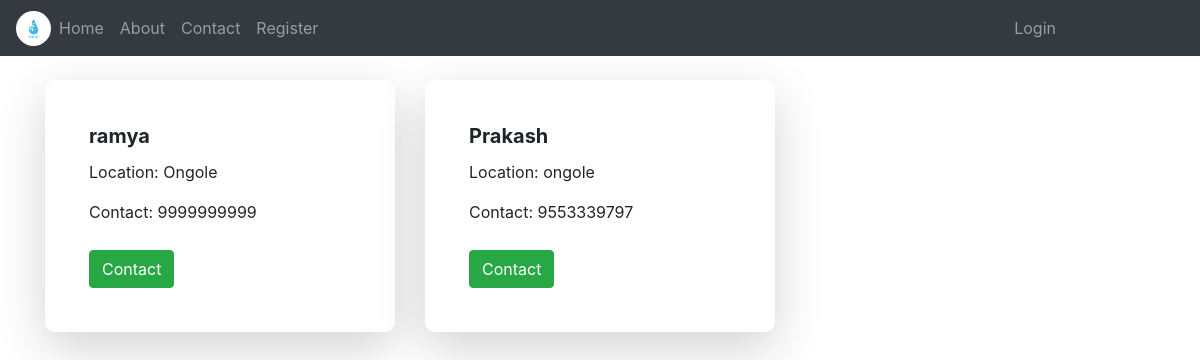
/merchantlist/, run on the app's committed database.
### NotesApp/models.py (models this page shows)
class User(AbstractUser):
	v = [
		('d','Select Your gender'),
		('M','Male'),
		('F','Female'),
	]
	p = [
		('G','Guest'),
		('T','Merchant'),
		('S','Customer'),
		('D','Doctor'),
	]
	gd = models.CharField(choices=v,default='d',max_length=5)
	mb = models.CharField(max_length=11)
	uq = models.CharField(max_length=10)
	role = models.CharField(choices=p,default='G',max_length=5)
	is_teacher = models.BooleanField(default=False)
	is_student = models.BooleanField(default=False)
	is_doctor = models.BooleanField(default=False)
	pfimg = models.ImageField(upload_to='Profiles/',default='demoprofile.png')

class TProfile(models.Model):
	branch = models.CharField(max_length=50)
	subjects = models.CharField(max_length=50)
	expr = models.IntegerField()
	designation = models.CharField(max_length=50)
	tch = models.OneToOneField(User,on_delete=models.CASCADE)

### NotesApp/views.py (the view)
# urls.py: path('merchantlist/', views.merchantList, name='mlist'),
def merchantList(request):
	c = User.objects.filter(is_teacher =1)
	details={}
	for i in c:
		print(i.id)
		t = TProfile.objects.filter(tch_id = i.id)
		print(t)
		details[i.id]= { "location": t[0].branch, "username":i.username, "contact": i.mb}
	return render(request, 'notehtmls/merchantlist.html', {'z': details })

### templates/notehtmls/merchantlist.html (shortened to what this page needs)
{% extends 'notehtmls/base.html' %} {% block title %}Merchant List{% endblock %} {% block content %}
<div class="container mt-4">
    <div class="row">
        {% for key, value in z.items %}
        <div class="col-md-4 mb-4">
            <div class="card shadow-lg">
                <div class="card-body">
                    <h4 class="card-title">{{ value.username }}</h4>
                    <p class="card-text">Location: {{ value.location }}</p>
                    <p class="card-text">Contact: {{ value.contact }}</p>
                    <a href="tel:{{ value.contact }}" class="btn btn-success contact-btn">Contact</a>
                </div>
            </div>
        </div>
        {% endfor %}
    </div>
</div>
{% endblock %}

### templates/notehtmls/merchantlist.html (style rules this page uses)
body { background-image: url('https://media.istockphoto.com/id/1297005736/photo/young-couple-villagers-with-milk-cans.jpg?s=612x612&w=0&k=20&c=Ga1IBi5reSc3hVu9V8ELa9sAyKxYcWxkRJRdrAj8vTA='); background-size: cover; background-repeat: no-repeat; background-attachment: fixed; }
.card { background-color: rgba(255, 255, 255, 0.8); padding: 20px; }
.card { border: none; border-radius: 10px; transition: transform 0.2s ease-in-out, box-shadow 0.2s ease-in-out; }
.card-body { padding: 1.5rem; }
.card-title { font-size: 1.25rem; font-weight: bold; }
.card-text { font-size: 1rem; }
.contact-btn { margin-top: 10px; }

### data on the page
User: username "ramya", contact "9999999999"
TProfile: location "Ongole"
User: username "Prakash", contact "9553339797"
TProfile: location "ongole"
